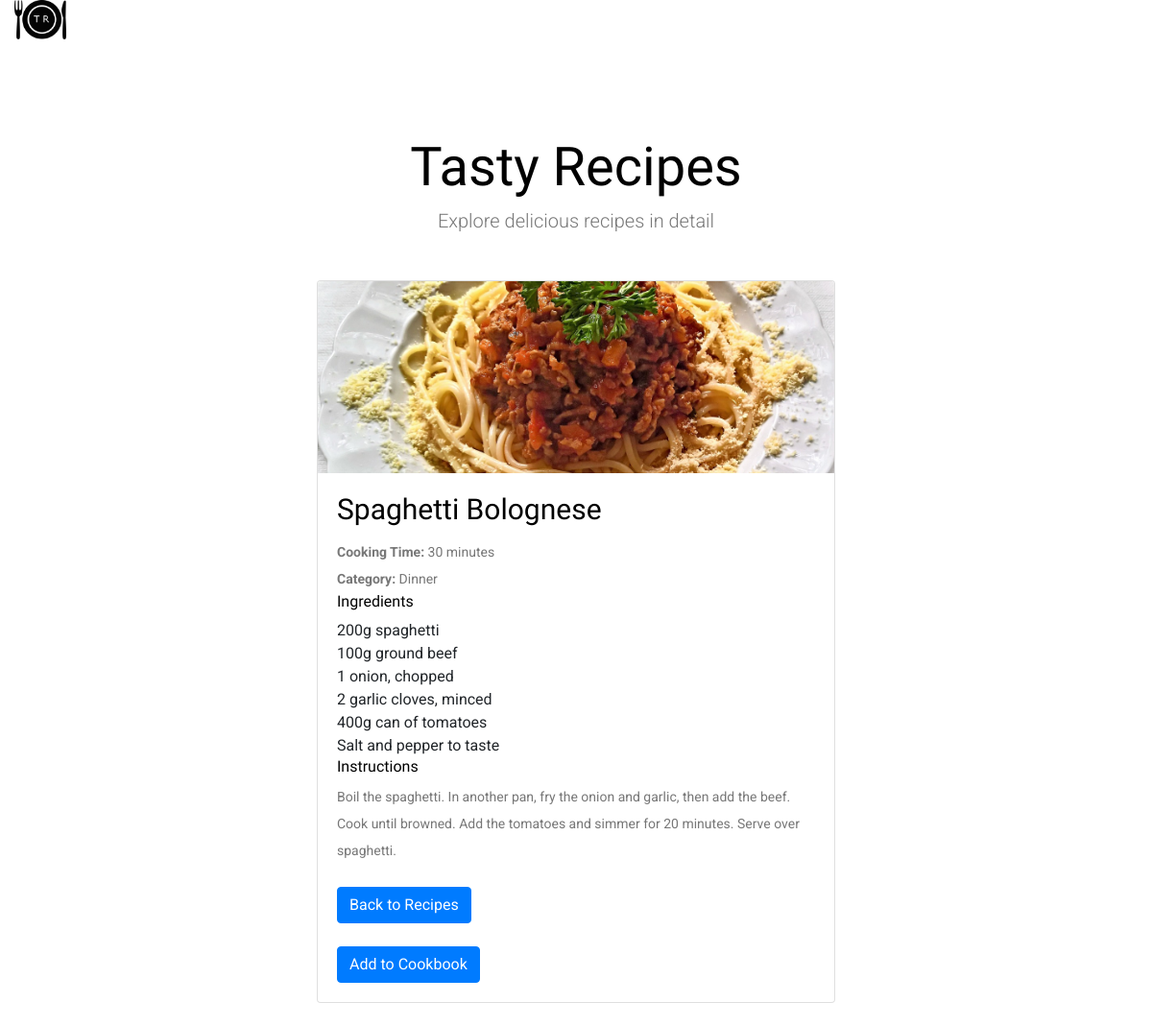
/recipe/detail.php?id=1, run on the app's committed database.
### tables this page shows
CREATE TABLE `recipes` (
  `recipe_ID` int(255) UNSIGNED NOT NULL,
  `user_ID` int(255) UNSIGNED NOT NULL,
  `title` varchar(32) NOT NULL,
  `image` varchar(1000) NOT NULL,
  `ingredients` varchar(700) NOT NULL,
  `instructions` varchar(700) NOT NULL,
  `cooking_time` varchar(12) NOT NULL,
  `category` varchar(32) DEFAULT NULL
);

### recipe/detail.php (the view, shortened to what this page needs)
<?php
require_once('../auth/db.php');
            ?>
                </div><?php
if (isset($_GET['id'])) {
    $recipe_id = intval($_GET['id']);
    try {
        $stmt = $db->prepare("SELECT * FROM recipes WHERE recipe_ID = :recipe_id");
        $stmt->bindParam(':recipe_id', $recipe_id, PDO::PARAM_INT);
        $stmt->execute();
        $recipe = $stmt->fetch(PDO::FETCH_ASSOC);
    } catch (PDOException $e) {
        echo "Error fetching recipe: " . htmlspecialchars($e->getMessage());
        exit;
    }
} else {
    echo "No recipe ID provided.";
    exit;
}
?>
<!DOCTYPE html>
<html class="no-js" lang="en">
<head>
    <link rel="stylesheet" href="../css/bootstrap.min.css">
    <link rel="stylesheet" href="../css/font-awesome.min.css">
    <link rel="stylesheet" href="../css/style.css">
</head>
<body>
    <div class="col-xl-3 col-lg-2">
        <div class="logo">
            <a href="../index.php">
            <img src="../img/logo.png" alt="Logo" style="max-width: 20%; height: auto; display: inline-block;">
            </a>
        </div>
    </div>
<div class="container mt-5">
    <div class="text-center mb-5">
        <h1 class="display-4">Tasty Recipes</h1>
        <p class="lead">Explore delicious recipes in detail</p>
    </div>
    <div class="row justify-content-center">
        <div class="col-md-6">
            <div class="card mb-4">
                <img class="card-img-top" src="<?php echo isset($recipe['image']) && file_exists('../img/' . $recipe['image']) ? '../img/' . $recipe['image'] : '../img/placeholder.png'; ?>" alt="<?php echo htmlspecialchars($recipe['title']); ?>">
                <div class="card-body">
                    <h2 class="card-title"><?php echo htmlspecialchars($recipe['title']); ?></h2>
                    <p class="card-text">
                        <strong>Cooking Time:</strong> <?php echo htmlspecialchars($recipe['cooking_time']); ?><br>
                        <strong>Category:</strong> <?php echo htmlspecialchars($recipe['category']); ?><br>
                    </p>
                    <h5>Ingredients</h5>
                    <ul>
                        <?php
                        $ingredients = explode("\n", $recipe['ingredients']);
                        foreach ($ingredients as $ingredient): ?>
                            <li><?php echo htmlspecialchars($ingredient); ?></li>
                        <?php endforeach; ?>
                    </ul>
                    <h5>Instructions</h5>
                    <p><?php echo nl2br(htmlspecialchars($recipe['instructions'])); ?></p>
                    <a href="../index.php" class="btn btn-primary mt-4">Back to Recipes</a>
                    <?php if (isset($_SESSION['user_ID']) && $_SESSION['role'] == 1 || 2): ?>
                        <form method="POST" action="detail.php?id=<?php echo htmlspecialchars($recipe['recipe_ID']); ?>">
                        <button type="submit" name="add_to_cookbook" class="btn btn-primary mt-4">Add to Cookbook</button>
                        </form>
                    <?php endif; ?>
                </div>
            </div>
        </div>
    </div>
</div>
</body>
</html>

### recipe/detail.php (style rules this page uses)
h1 { margin-top: 100px; }

### data on the page
recipes: image (picture), title "Spaghetti Bolognese", cooking_time "30 minutes", category "Dinner", ingredients "200g spaghetti", ingredients "100g ground beef", ingredients "1 onion, chopped", ingredients "2 garlic cloves, minced", ingredients "400g can of tomatoes", ingredients "Salt and pepper to taste", instructions "Boil the spaghetti. In another pan, fry the onion and garlic, then add the beef. Cook until browned. Add the tomatoes and simmer for 20 minutes. Serve over spaghetti."
